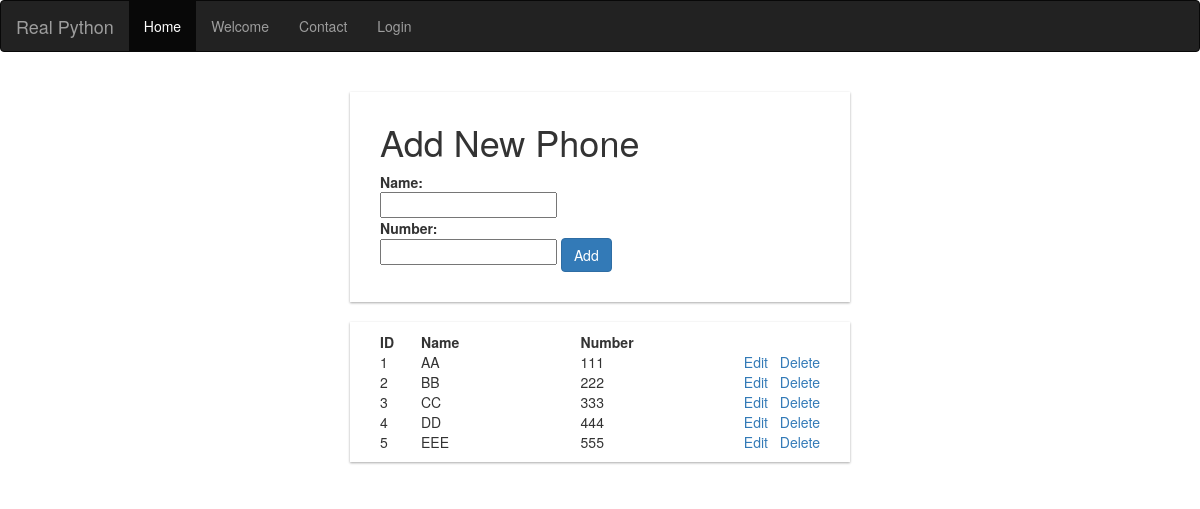
/contact, run on an earlier commit of the app's database.
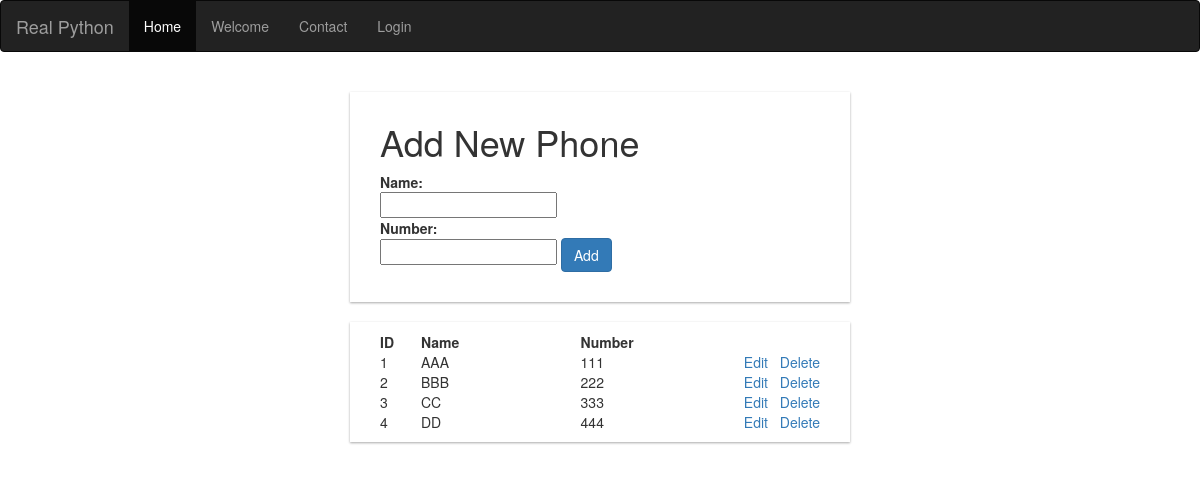
And on a later commit of the database.
### tables this page shows
CREATE TABLE tb_contact (id integer primary key autoincrement, name string, number string);

### routes.py (the view, shortened to what this page needs)
@app.route('/contact', methods=['POST', 'GET'])
def contact():
    contact = [dict(id=row[0], name=row[1], number=row[2]) for row in select_contact()]
    error = None
    return render_template('contact.html', error=error, contact=contact)

### routes.py (called while the page is built, shortened)
def select_contact(params=()):
    con = sql.connect(DATABASE)
    cur = con.cursor()
    if params==():
        cur.execute("select * from tb_contact")
        return cur.fetchall()

### templates/contact.html (shortened to what this page needs)
{% extends "template.html" %}
{% block content %}
    <div class="contact-container">
    <h1>Add New Phone</h1>
    <form action="" method="POST">
        <dl>
            <dt>Name:</dt>
            <dd><input type='text' name='name' value='{{ request.form.name }}'></dd>
            <dt>Number:</dt>
            <dd><input type='text' name='number' value='{{ request.form.number }}'>
                <input type="submit" value="Add" class="btn btn-primary">
            </dd>
        </dl>
    </form>
    </div>
    <div class="list-container">
        <table>
            <tr>
                <th width="50">ID</th>
                <th width="200">Name</th>
                <th width="200">Number</th>
                <th width="40"></th>
                <th width="30"></th>
            </tr>
            {% for contact in contact %}
            <tr>
                <td>
                    {{ contact.id }}
                </td>
                <td>
                    {{ contact.name }}
                </td>
                <td>
                    {{ contact.number }}
                </td>
                <td>
                    <a href="/update/{{contact.id}}" class="">Edit</button>
                </td>
                <td>
                    <a href="/delete/{{contact.id}}" class="">Delete</button>
                </td>
            </tr>
            {% endfor %}
        </table>
    </div>
{% endblock %}

### templates/template.html (shortened to what this page needs)
<!DOCTYPE html>
<html lang="en">
<head>
    <link href="{{ url_for('static', filename='css/bootstrap.min.css') }}" rel="stylesheet">
    <link href="{{ url_for('static', filename='css/styles.css') }}" rel="stylesheet">
</head>
<body>
    <header>
        <nav class="navbar navbar-inverse">
            <div class="navbar-inner">
                <a class="navbar-brand" href="/">Real Python</a>
                <ul class="nav navbar-nav">
                    <li class="active"><a href="/">Home</a></li>
                    <li><a href="/welcome">Welcome</a></li>
                    <li><a href="/contact">Contact</a></li>
                    <li><a href="/login">Login</a></li>
                </ul>
            </div>
        </nav>
    </header>
    <div class="container">
        {% block content %}
        {% endblock %}
    </div>
</body>
</html>

### static/css/styles.css (style rules this page uses)
.contact-container { width: 500px; margin: 20px auto; padding: 10px 30px; box-shadow: 0 1px 3px rgba(0, 0, 0, 0.12), 0 1px 2px rgba(0, 0, 0, 0.24); transition: all 0.3s cubic-bezier(0.25, 0.8, 0.25, 1); }
.list-container { width: 500px; margin: 20px auto; padding: 10px 30px; box-shadow: 0 1px 3px rgba(0, 0, 0, 0.12), 0 1px 2px rgba(0, 0, 0, 0.24); transition: all 0.3s cubic-bezier(0.25, 0.8, 0.25, 1); }

What changed in the data, as far as the page shows it:
removed tb_contact: id "5", name "EEE", number "555"
changed tb_contact id 1: name "AA" → "AAA"
changed tb_contact id 2: name "BB" → "BBB"
